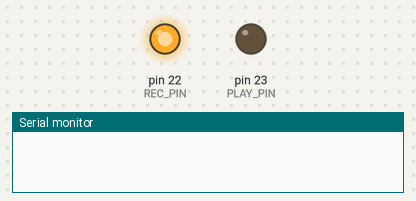
Bench run of a sketch on a simulated Arduino Mega 2560, built with avr-gcc and run on an emulated ATmega2560. Parts: output pins drawn as LEDs (lit = HIGH), the last lines printed to the serial monitor.

Above: at 0.1 s.
At 10.1 s:
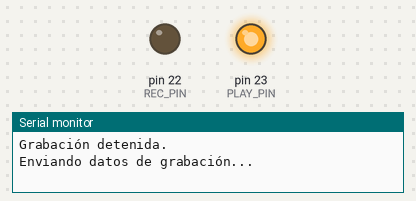
At 20.1 s:
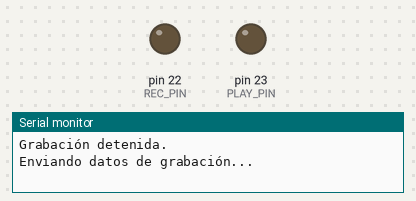
Timing chart, 0 to 21.6 s (numbered marks = the images above):
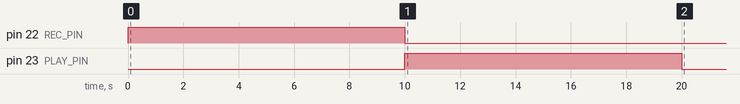

The sketch:

sketch_mar6a.ino
```cpp
#define REC_PIN 22  // Pin de grabación
#define PLAY_PIN 23 // Pin de reproducción

void setup() {
  Serial.begin(115200);  // Configura la velocidad del puerto serial

  pinMode(REC_PIN, OUTPUT);
  pinMode(PLAY_PIN, OUTPUT);

  // Comienza la grabación
  digitalWrite(REC_PIN, HIGH);  // Inicia la grabación
  delay(10000);  // Graba durante 10 segundos

  // Detiene la grabación
  digitalWrite(REC_PIN, LOW);
  Serial.println("Grabación detenida.");

  // Enviar los datos grabados al puerto serial
  Serial.println("Enviando datos de grabación...");
  // Aquí deberías agregar el código para enviar los datos del ISD1820 (ver más abajo)

  // Reproduce el audio
  digitalWrite(PLAY_PIN, HIGH); // Comienza la reproducción
  delay(10000);  // Reproduce durante 10 segundos
  digitalWrite(PLAY_PIN, LOW);  // Detiene la reproducción
}

void loop() {
  // El bucle principal está vacío porque solo grabamos una vez
}
```
